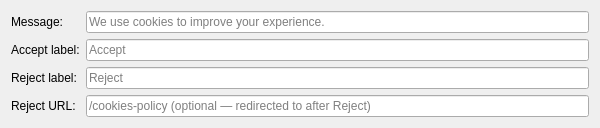
<?xml version="1.0" encoding="UTF-8"?>
<ui version="4.0">
 <class>WidgetCommonBlocCookies</class>
 <widget class="QWidget" name="WidgetCommonBlocCookies">
  <property name="geometry">
   <rect>
    <x>0</x>
    <y>0</y>
    <width>600</width>
    <height>120</height>
   </rect>
  </property>
  <property name="windowTitle">
   <string>Cookies consent</string>
  </property>
  <layout class="QFormLayout" name="formLayout">
   <property name="fieldGrowthPolicy">
    <enum>QFormLayout::AllNonFixedFieldsGrow</enum>
   </property>
   <item row="0" column="0">
    <widget class="QLabel" name="labelMessage">
     <property name="text">
      <string>Message:</string>
     </property>
    </widget>
   </item>
   <item row="0" column="1">
    <widget class="QLineEdit" name="lineEditMessage">
     <property name="placeholderText">
      <string>We use cookies to improve your experience.</string>
     </property>
    </widget>
   </item>
   <item row="1" column="0">
    <widget class="QLabel" name="labelButtonText">
     <property name="text">
      <string>Accept label:</string>
     </property>
    </widget>
   </item>
   <item row="1" column="1">
    <widget class="QLineEdit" name="lineEditButtonText">
     <property name="placeholderText">
      <string>Accept</string>
     </property>
    </widget>
   </item>
   <item row="2" column="0">
    <widget class="QLabel" name="labelRejectText">
     <property name="text">
      <string>Reject label:</string>
     </property>
    </widget>
   </item>
   <item row="2" column="1">
    <widget class="QLineEdit" name="lineEditRejectText">
     <property name="placeholderText">
      <string>Reject</string>
     </property>
    </widget>
   </item>
   <item row="3" column="0">
    <widget class="QLabel" name="labelRejectUrl">
     <property name="text">
      <string>Reject URL:</string>
     </property>
    </widget>
   </item>
   <item row="3" column="1">
    <widget class="QLineEdit" name="lineEditRejectUrl">
     <property name="placeholderText">
      <string>/cookies-policy (optional — redirected to after Reject)</string>
     </property>
    </widget>
   </item>
  </layout>
 </widget>
 <resources/>
 <connections/>
</ui>
